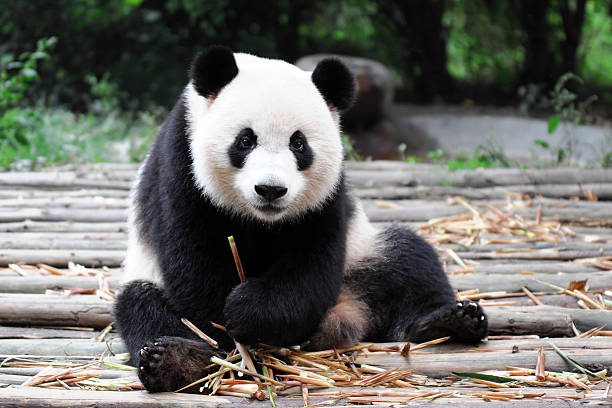
#> input picture sample.jpg, 612 x 408 px
$ python demo.py
#> lines starting #> are read from the running program, lines starting #| are printed output that depends on the picture
### src/load_image.py
import numpy as np
from PIL import Image

def load_grayscale_image(path):
    """
    Loads an image and converts it to a grayscale matrix
    """
#> called with path = 'sample.jpg'
    image = Image.open(path).convert("L")
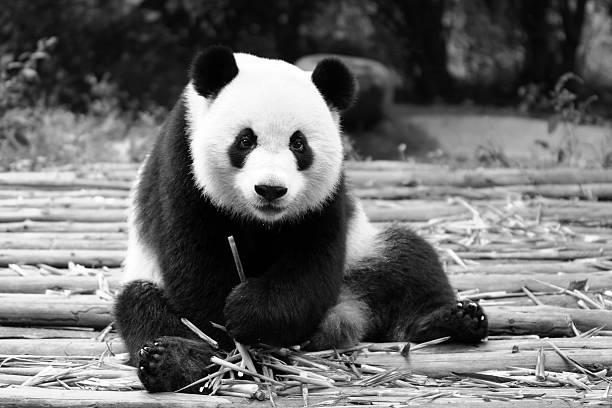
#> image: PIL image 612x408 L; min 0, max 255, mean 108.4
    image_array = np.array(image)
    return image_array

### src/transformations.py
import numpy as np
import math

def apply_transformation(image, matrix):
    height, width = image.shape
#> height = 408; width = 612
    transformed = np.zeros_like(image)

    for x in range(height):
        for y in range(width):
            original_coords = np.array([x, y])
            new_coords = matrix @ original_coords

            nx, ny = int(new_coords[0]), int(new_coords[1])

            if 0 <= nx < height and 0 <= ny < width:
                transformed[nx, ny] = image[x, y]
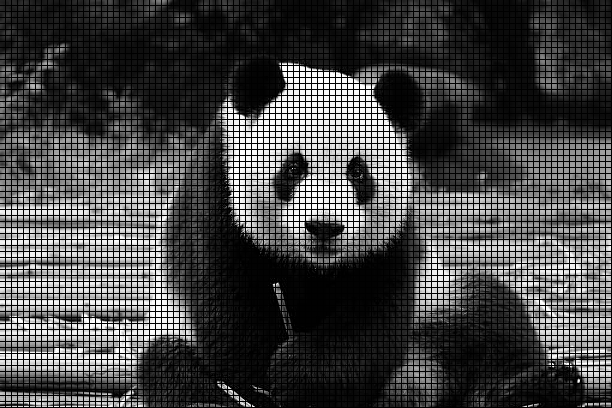
#> transformed: shape (408, 612); min 0, max 255, mean 67.6

    return transformed


def scale(image, sx, sy):
    scaling_matrix = np.array([
        [sx, 0],
        [0, sy]
    ])
    return apply_transformation(image, scaling_matrix)


def rotate(image, angle_degrees):
    angle = math.radians(angle_degrees)
    rotation_matrix = np.array([
        [math.cos(angle), -math.sin(angle)],
        [math.sin(angle),  math.cos(angle)]
    ])
    return apply_transformation(image, rotation_matrix)
#> after the loop in apply_transformation (call 2), `for x in range(height):`:
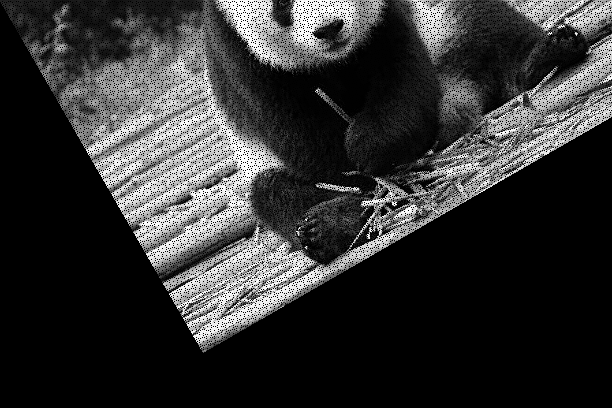
#> transformed: shape (408, 612); min 0, max 255, mean 50.6


def shear(image, shx, shy):
    shear_matrix = np.array([
        [1, shx],
        [shy, 1]
    ])
    return apply_transformation(image, shear_matrix)
#> after the loop in apply_transformation (call 3), `for x in range(height):`:
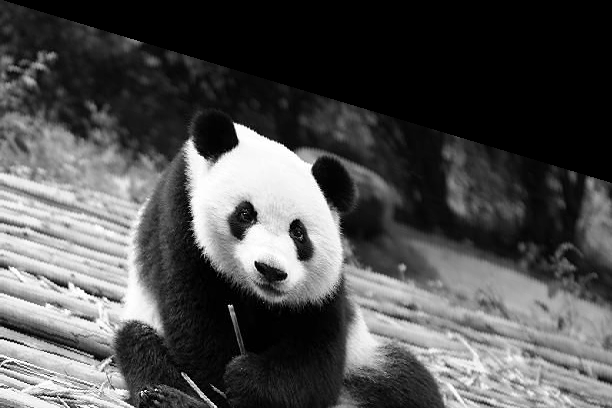
#> transformed: shape (408, 612); min 0, max 255, mean 79.2


def reflect(image):
    return np.fliplr(image)
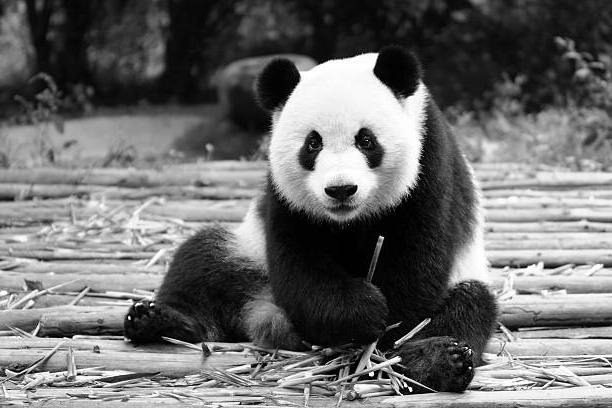
#> returned value: shape (408, 612); min 0, max 255, mean 108.4

### src/visualize.py
import matplotlib.pyplot as plt

def show_images(original, transformed, title):
#> called with title = 'Scaled Image'
    plt.figure(figsize=(8, 4))

    plt.subplot(1, 2, 1)
    plt.title("Original Image")
    plt.imshow(original, cmap="gray")
    plt.axis("off")

    plt.subplot(1, 2, 2)
    plt.title(title)
    plt.imshow(transformed, cmap="gray")
    plt.axis("off")

    plt.tight_layout()
    plt.show()
    plt.close()

### demo.py
from src.load_image import load_grayscale_image
from src.transformations import scale, rotate, shear, reflect
from src.visualize import show_images

# Load image
image = load_grayscale_image("sample.jpg")

# Apply transformations
scaled_img = scale(image, 1.2, 1.2)
rotated_img = rotate(image, 30)
sheared_img = shear(image, 0.3, 0)
reflected_img = reflect(image)

# Visualize results
show_images(image, scaled_img, "Scaled Image")
show_images(image, rotated_img, "Rotated Image")
show_images(image, sheared_img, "Sheared Image")
show_images(image, reflected_img, "Reflected Image")
